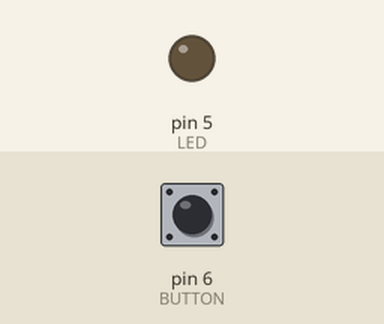
Recording of a sketch running on a simulated Arduino Uno, built with avr-gcc and run on an emulated ATmega328P. Parts: output pins drawn as LEDs (lit = HIGH). The test bench sets the inputs (shaded band); at power-on: pin 6 (BUTTON) LOW.

Above: at 1.2 s.
1.3 s: pin 6 (BUTTON) pulled HIGH for 0.15 s
At 1.4 s:
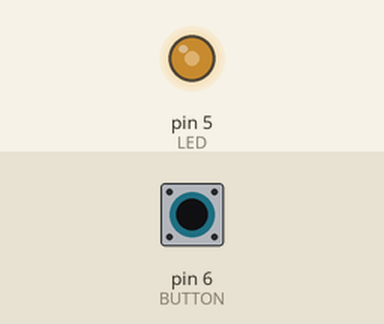
3.0 s: pin 6 (BUTTON) pulled HIGH for 1 s
At 4.6 s:
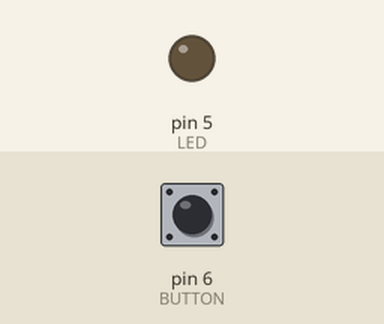
5.5 s: pin 6 (BUTTON) pulled HIGH for 3.2 s
At 9.4 s:
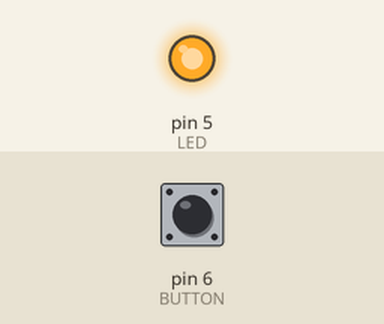
Timing chart, 0 to 10.9 s (numbered marks = the images above; inputs shaded):
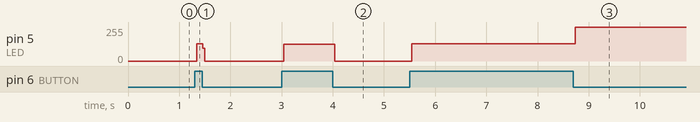

Measured:
- after the input at 1.3 s, pin 5 (LED): 0/255 → 130/255 at once, → 0/255 0.12 s later
- after the input at 3.0 s, pin 5 (LED): 0/255 → 125/255 at once, → 0/255 1.0 s later
- after the input at 5.5 s, pin 5 (LED): 0/255 → 130/255 at once, → 255/255 3.2 s later

The sketch:

prova2.ino
```cpp
// Esempio 02: accendi il led appena è premuto il pulsante mantenendolo acceso quando si rilascia
// premendo una seconda volta il pulsante spegne il led

#define LED 5                // LED collegato al pin digitale 13
#define BUTTON 6              // pin di input dove è collegato il pulsante
int val = 0;                  // si userà val per conservare lo stato del pin di input
int stato = 0;                // ricorda lo stato in cui si trova il led, stato = 0 led spento, stato = 1 led acceso

void setup() {
  pinMode(LED, OUTPUT);       // imposta il pin digitale come output
  pinMode(BUTTON, INPUT);     // imposta il pin digitale come input
}

void loop() {
  val = digitalRead(BUTTON);  // legge il valore dell'input e lo conserva

  // controlla che l'input sia HIGH (pulsante premuto)
  // e cambia lo stato del led
  if (val == HIGH) {
    stato = 1 - stato;
  }

  if (stato == 1) {
    digitalWrite(LED, HIGH);   // accende il led
  }
  else {
    digitalWrite(LED, LOW);    //spegne il led
  }
}
```
